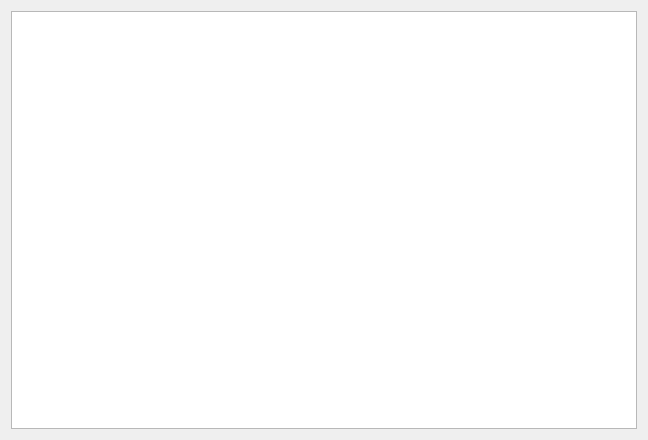
<?xml version="1.0" encoding="UTF-8"?>
<ui version="4.0">
 <class>MoveFilesWidget</class>
 <widget class="QWidget" name="MoveFilesWidget">
  <property name="geometry">
   <rect>
    <x>0</x>
    <y>0</y>
    <width>648</width>
    <height>440</height>
   </rect>
  </property>
  <property name="windowTitle">
   <string>Form</string>
  </property>
  <layout class="QGridLayout" name="gridLayout">
   <item row="0" column="0">
    <widget class="QTableView" name="FilesTable">
     <property name="styleSheet">
      <string notr="true">selection-color: black; selection-background-color: rgba(30, 144, 255, 100);</string>
     </property>
     <property name="sizeAdjustPolicy">
      <enum>QAbstractScrollArea::AdjustToContentsOnFirstShow</enum>
     </property>
     <property name="editTriggers">
      <set>QAbstractItemView::NoEditTriggers</set>
     </property>
     <property name="selectionMode">
      <enum>QAbstractItemView::SingleSelection</enum>
     </property>
     <property name="selectionBehavior">
      <enum>QAbstractItemView::SelectRows</enum>
     </property>
     <property name="wordWrap">
      <bool>false</bool>
     </property>
     <property name="cornerButtonEnabled">
      <bool>false</bool>
     </property>
     <attribute name="horizontalHeaderVisible">
      <bool>true</bool>
     </attribute>
     <attribute name="horizontalHeaderDefaultSectionSize">
      <number>70</number>
     </attribute>
     <attribute name="horizontalHeaderHighlightSections">
      <bool>false</bool>
     </attribute>
     <attribute name="verticalHeaderDefaultSectionSize">
      <number>19</number>
     </attribute>
     <attribute name="verticalHeaderHighlightSections">
      <bool>false</bool>
     </attribute>
    </widget>
   </item>
  </layout>
 </widget>
 <resources/>
 <connections/>
</ui>
